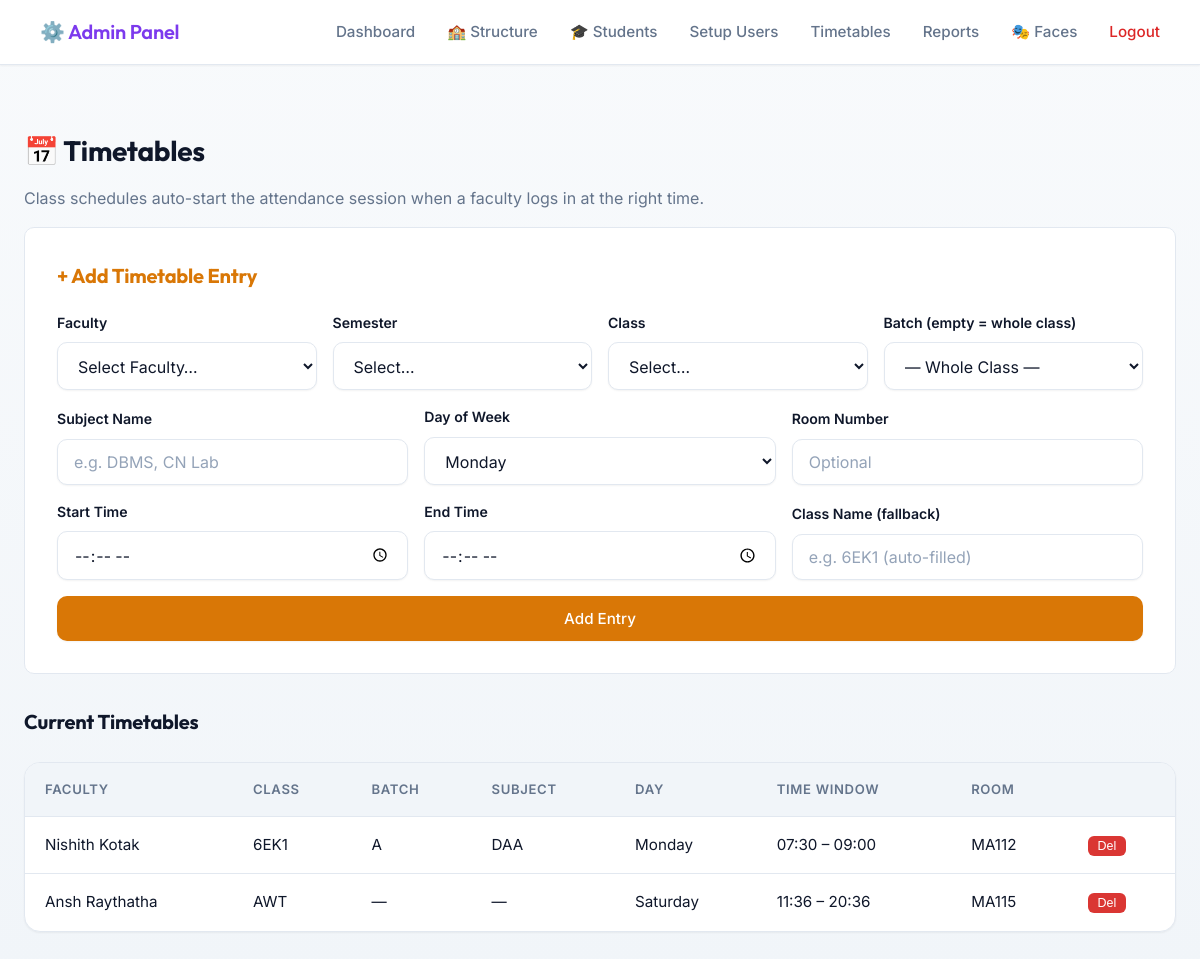
/admin/timetables (signed in), run on an earlier commit of the app's database.
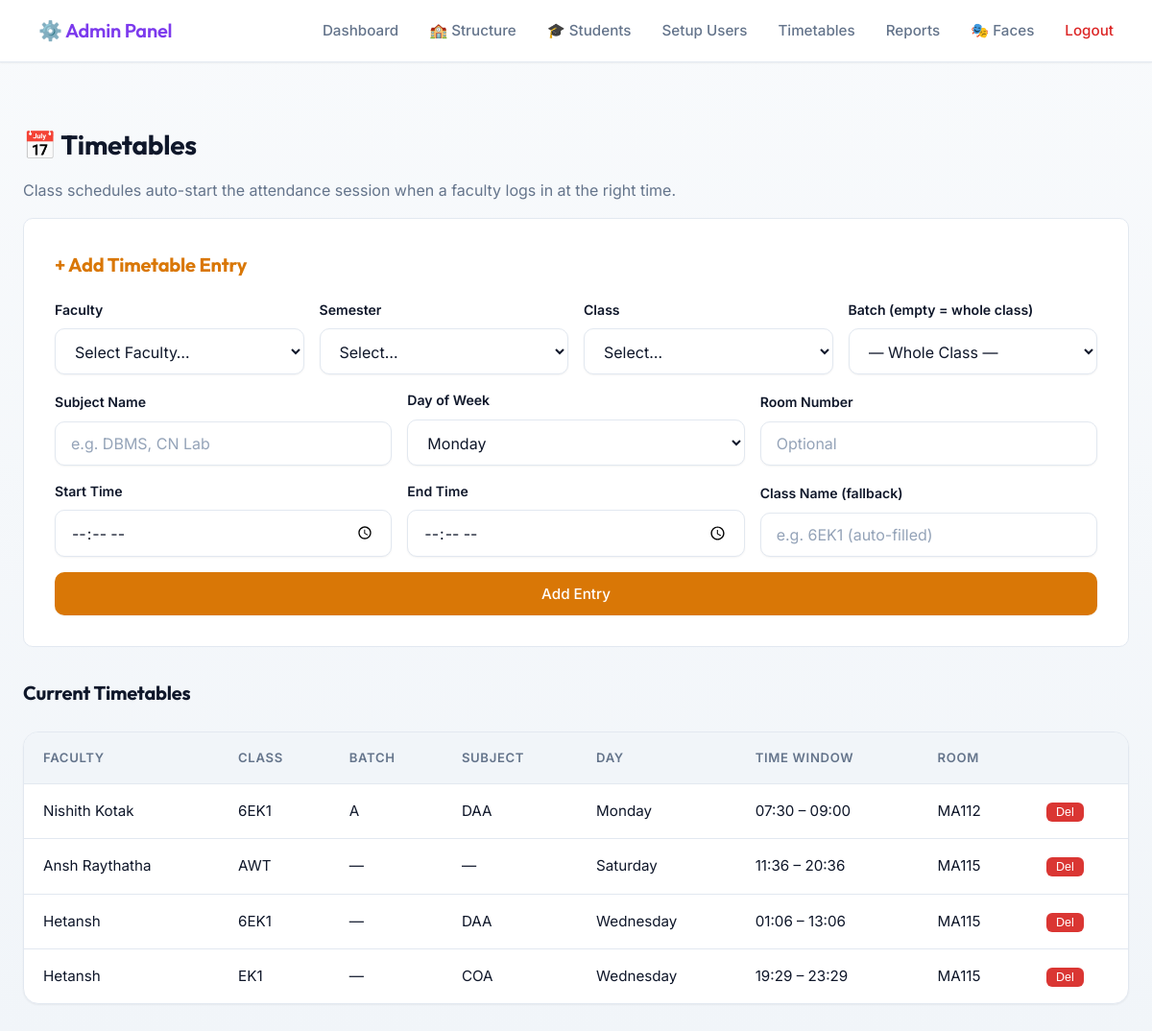
And on a later commit of the database.
### tables this page shows
CREATE TABLE timetables (
                id INTEGER PRIMARY KEY AUTOINCREMENT,
                faculty_id INTEGER NOT NULL,
                class_name TEXT NOT NULL,
                day_of_week TEXT NOT NULL,
                start_time TEXT NOT NULL,
                end_time TEXT NOT NULL,
                room_number TEXT,
                created_at TIMESTAMP DEFAULT CURRENT_TIMESTAMP, class_id INTEGER, batch_id INTEGER, subject_name TEXT,
                FOREIGN KEY (faculty_id) REFERENCES faculties(id)
            );

CREATE TABLE faculties (
                id INTEGER PRIMARY KEY AUTOINCREMENT,
                name TEXT NOT NULL,
                email TEXT UNIQUE NOT NULL,
                department TEXT NOT NULL,
                passcode_hash TEXT NOT NULL,
                created_at TIMESTAMP DEFAULT CURRENT_TIMESTAMP,
                is_active BOOLEAN DEFAULT 1
            );

### app.py (the view)
    def wrap(*args, **kwargs):
        if not session.get("admin_logged_in"):
            return redirect(url_for("admin_login"))
        return f(*args, **kwargs)

### app.py (called while the page is built)
def get_db():
    return Database()

def admin_required(f):
    def wrap(*args, **kwargs):
        if not session.get("admin_logged_in"):
            return redirect(url_for("admin_login"))
        return f(*args, **kwargs)
    wrap.__name__ = f.__name__
    return wrap

### database.py (called while the page is built, shortened)
    def connect(self):
        self.conn   = sqlite3.connect(DB_PATH)
        self.conn.row_factory = sqlite3.Row
        self.cursor = self.conn.cursor()

    def disconnect(self):
        if self.conn:
            self.conn.close()
            self.conn   = None
            self.cursor = None

    def _add_column_if_missing(self, table, column, col_type):
        self.cursor.execute(f"PRAGMA table_info({table})")
        columns = [row[1] for row in self.cursor.fetchall()]

    def get_all_faculties(self):
        self.connect()
        self.cursor.execute('SELECT * FROM faculties WHERE is_active = 1')
        r = self.cursor.fetchall(); self.disconnect(); return r

    def get_all_semesters(self):
        self.connect()
        self.cursor.execute('SELECT * FROM semesters ORDER BY number')
        r = self.cursor.fetchall(); self.disconnect(); return r

    def get_all_batches(self):
        self.connect()
        self.cursor.execute('''
            SELECT b.id, b.class_id, b.name, c.name as class_name, s.number as semester
            FROM batches b
            JOIN classes c ON b.class_id = c.id
            JOIN semesters s ON c.semester_id = s.id
            ORDER BY s.number, c.name, b.name
        ''')
        r = self.cursor.fetchall(); self.disconnect(); return r

    def get_all_timetables(self):
        self.connect()
        self.cursor.execute('''
            SELECT t.*, f.name as faculty_name
            FROM timetables t
            JOIN faculties f ON t.faculty_id = f.id
            ORDER BY t.day_of_week, t.start_time
        ''')
        r = self.cursor.fetchall(); self.disconnect(); return r

### templates/admin_timetables.html (shortened to what this page needs)
{% extends "admin_base.html" %}
{% block content %}
<div style="margin-top:1.5rem;">
    <h2>📅 Timetables</h2>
    <p style="color:var(--text-muted);">Class schedules auto-start the attendance session when a faculty logs in at the right time.</p>
</div>
<div style="background:var(--bg-card); padding:2rem; border-radius:var(--radius-md); border:1px solid var(--border-color); margin-bottom:2rem;">
    <h3 style="color:var(--accent-gold); margin-bottom:1.2rem;">+ Add Timetable Entry</h3>
    <form id="ttForm">
        <div style="display:grid; grid-template-columns:1fr 1fr 1fr 1fr; gap:1rem; margin-bottom:1rem; align-items:end;">
            <div class="form-group" style="margin:0;">
                <label>Faculty</label>
                <select id="t_faculty" required>
                    <option value="" disabled selected>Select Faculty…</option>
                </select>
            </div>
            <div class="form-group" style="margin:0;">
                <label>Semester</label>
                <select id="t_sem" onchange="loadTTClasses(this.value)">
                    <option value="">Select…</option>
                </select>
            </div>
            <div class="form-group" style="margin:0;">
                <label>Class</label>
                <select id="t_class_id" onchange="loadTTBatches(this.value)">
                    <option value="">Select…</option>
                </select>
            </div>
            <div class="form-group" style="margin:0;">
                <label>Batch (empty = whole class)</label>
                <select id="t_batch_id">
                    <option value="">— Whole Class —</option>
                </select>
            </div>
        </div>
        <div class="tt-grid" style="margin-bottom:1rem;">
            <div class="form-group" style="margin:0;">
                <label>Subject Name</label>
                <input type="text" id="t_subject" placeholder="e.g. DBMS, CN Lab">
            </div>
            <div class="form-group" style="margin:0;">
                <label>Day of Week</label>
                <select id="t_day" required>
                    {% for d in ["Monday","Tuesday","Wednesday","Thursday","Friday","Saturday","Sunday"] %}
                    <option value="{{ d }}">{{ d }}</option>
                    {% endfor %}
                </select>
            </div>
            <div class="form-group" style="margin:0;">
                <label>Room Number</label>
                <input type="text" id="t_room" placeholder="Optional">
            </div>
            <div class="form-group" style="margin:0;">
                <label>Start Time</label>
                <input type="time" id="t_start" required>
            </div>
            <div class="form-group" style="margin:0;">
                <label>End Time</label>
                <input type="time" id="t_end" required>
            </div>
            <div class="form-group" style="margin:0;">
                <label>Class Name (fallback)</label>
                <input type="text" id="t_class_name" placeholder="e.g. 6EK1 (auto-filled)">
            </div>
        </div>
        <button type="submit" class="btn btn-primary" style="background:var(--accent-gold);">Add Entry</button>
    </form>
</div>
<h3>Current Timetables</h3>
<div class="table-container">
<table>
    <thead>
        <tr>
            <th>Faculty</th><th>Class</th><th>Batch</th><th>Subject</th>
            <th>Day</th><th>Time Window</th><th>Room</th><th></th>
        </tr>
    </thead>
    <tbody>
        {% for t in timetables %}
        <tr id="ttrow-{{ t.id }}">
            <td>{{ t.faculty_name }}</td>
            <td>{{ t.class_name }}</td>
            <td>{{ t.batch or '—' }}</td>
            <td>{{ t.subject or '—' }}</td>
            <td>{{ t.day }}</td>
            <td>{{ t.start }} – {{ t.end }}</td>
            <td>{{ t.room or 'N/A' }}</td>
            <td>
                <button style="background:#da3633;color:#fff;border:none;border-radius:6px;padding:3px 10px;font-size:0.78rem;cursor:pointer;"
                    onclick="deleteTT({{ t.id }})">Del</button>
            </td>
        </tr>
        {% else %}
        <tr><td colspan="8" style="text-align:center;color:var(--text-muted);">No timetables yet.</td></tr>
        {% endfor %}
    </tbody>
</table>
</div>
{% endblock %}

### templates/admin_base.html (shortened to what this page needs)
<!DOCTYPE html>
<html lang="en">
<head>
    <link rel="stylesheet" href="{{ url_for('static', filename='css/styles.css') }}">
</head>
<body>
    <nav class="navbar">
        <div class="nav-brand" style="font-size: 1.25rem; font-weight: 600; color: var(--accent-purple);">
            ⚙️ Admin Panel
        </div>
        <div class="nav-links">
            <a href="{{ url_for('admin_dashboard') }}">Dashboard</a>
            <a href="{{ url_for('admin_structure') }}">🏫 Structure</a>
            <a href="{{ url_for('admin_students') }}">🎓 Students</a>
            <a href="{{ url_for('admin_setup') }}">Setup Users</a>
            <a href="{{ url_for('admin_timetables') }}">Timetables</a>
            <a href="{{ url_for('admin_reports') }}">Reports</a>
            <a href="{{ url_for('admin_faces') }}">🎭 Faces</a>
            <a href="{{ url_for('admin_logout') }}" style="color: var(--accent-red); margin-left: 2rem;">Logout</a>
        </div>
    </nav>
    <div class="container">
        {% block content %}{% endblock %}
    </div>
</body>
</html>

### static/css/styles.css (style rules this page uses)
:root { --bg-primary: #f8fafc; --bg-color-gradient: linear-gradient(180deg, #f8fafc 0%, #f1f5f9 100%); --bg-card: #ffffff; --bg-hover: #f1f5f9; --border-color: #e2e8f0; --border-light: #cbd5e1; --text-primary: #0f172a; --text-muted: #64748b; --text-inverse: #ffffff; --accent-blue: #4f46e5; --accent-blue-hover: #4338ca; --accent-green: #059669; --accent-green-hover: #047857; --accent-red: #dc2626; --accent-red-hover: #b91c1c; --accent-purple: #7c3aed; --accent-gold: #d97706; --shadow-sm: 0 1px 2px 0 rgba(0, 0, 0, 0.05); --shadow-md: 0 4px 6px -1px rgba(0, 0, 0, 0.05), 0 2px 4px -1px rgba(0, 0, 0, 0.03); --shadow-lg: 0 10px 15px -3px rgba(0, 0, 0, 0.08), 0 4px 6px -2px rgba(0, 0, 0, 0.04); --radius-md: 10px; --radius-lg: 16px; --radius-full: 9999px; --transition-fast: 0.15s ease-in-out; --transition-smooth: 0.3s cubic-bezier(0.4, 0, 0.2, 1); }
* { box-sizing: border-box; margin: 0; padding: 0; }
body { font-family: 'Inter', system-ui, -apple-system, sans-serif; background-color: var(--bg-primary); background-image: var(--bg-color-gradient); background-attachment: fixed; color: var(--text-primary); line-height: 1.6; min-height: 100vh; display: flex; flex-direction: column; -webkit-font-smoothing: antialiased; -moz-osx-font-smoothing: grayscale; }
h1, h2, h3, h4, .nav-brand { font-family: 'Outfit', 'Inter', sans-serif; font-weight: 700; letter-spacing: -0.01em; color: var(--text-primary); margin-bottom: 0.75rem; }
h2 { font-size: 1.75rem; }
h3 { font-size: 1.25rem; }
p { margin-bottom: 1rem; color: var(--text-muted); }
.container { max-width: 1200px; margin: 0 auto; padding: 2.5rem 1.5rem; width: 100%; animation: fadeIn 0.4s ease-out; }
.navbar { background: var(--bg-card); border-bottom: 1px solid var(--border-color); padding: 1rem 2.5rem; display: flex; justify-content: space-between; align-items: center; position: sticky; top: 0; z-index: 50; box-shadow: var(--shadow-sm); }
.nav-brand { margin-bottom: 0; }
.nav-links { display: flex; align-items: center; flex-wrap: wrap; }
.nav-links a, .nav-links span { color: var(--text-muted); text-decoration: none; margin-left: 2rem; font-weight: 500; font-size: 0.95rem; transition: var(--transition-fast); }
.nav-links a[style*="color: #da3633"], .nav-links a[style*="color: var(--accent-red)"] { color: var(--accent-red) !important; }
.form-group { margin-bottom: 1.5rem; }
label { display: block; margin-bottom: 0.5rem; font-weight: 600; font-size: 0.88rem; color: var(--text-primary); }
input, select { width: 100%; padding: 0.75rem 1rem; background: #ffffff; border: 1px solid var(--border-color); border-radius: var(--radius-md); color: var(--text-primary); font-family: inherit; font-size: 1rem; box-shadow: var(--shadow-sm); transition: all var(--transition-fast); }
input::placeholder, select::placeholder { color: #94a3b8; }
.btn { display: inline-block; padding: 0.75rem 1.5rem; border: 1px solid transparent; border-radius: var(--radius-md); font-family: inherit; font-weight: 500; font-size: 0.95rem; cursor: pointer; text-align: center; transition: all var(--transition-fast); color: var(--text-inverse); text-decoration: none; width: 100%; box-shadow: var(--shadow-sm); display: flex; align-items: center; justify-content: center; gap: 0.5rem; }
.btn-primary { background: var(--accent-blue); }
.table-container { background: var(--bg-card); border-radius: var(--radius-lg); border: 1px solid var(--border-color); overflow-x: auto; margin-top: 1.5rem; box-shadow: var(--shadow-sm); -webkit-overflow-scrolling: touch; }
table { width: 100%; border-collapse: collapse; min-width: 600px; }
th, td { padding: 1rem 1.25rem; text-align: left; border-bottom: 1px solid var(--border-color); font-size: 0.95rem; color: var(--text-primary); }
th { background: var(--bg-hover); color: var(--text-muted); font-weight: 600; font-size: 0.82rem; text-transform: uppercase; letter-spacing: 0.05em; white-space: nowrap; }
tr { transition: background var(--transition-fast); }
tr:last-child td { border-bottom: none; }

### templates/admin_timetables.html (style rules this page uses)
.tt-grid { display:grid; grid-template-columns:repeat(3,1fr); gap:1rem; align-items:end; }

What changed in the data, as far as the page shows it:
added timetables: faculty_name "Hetansh", class_name "6EK1", batch "—", subject_name "DAA", day "Wednesday", start "01:06", end "13:06", room_number "MA115"
added timetables: faculty_name "Hetansh", class_name "EK1", batch "—", subject_name "COA", day "Wednesday", start "19:29", end "23:29", room_number "MA115"
